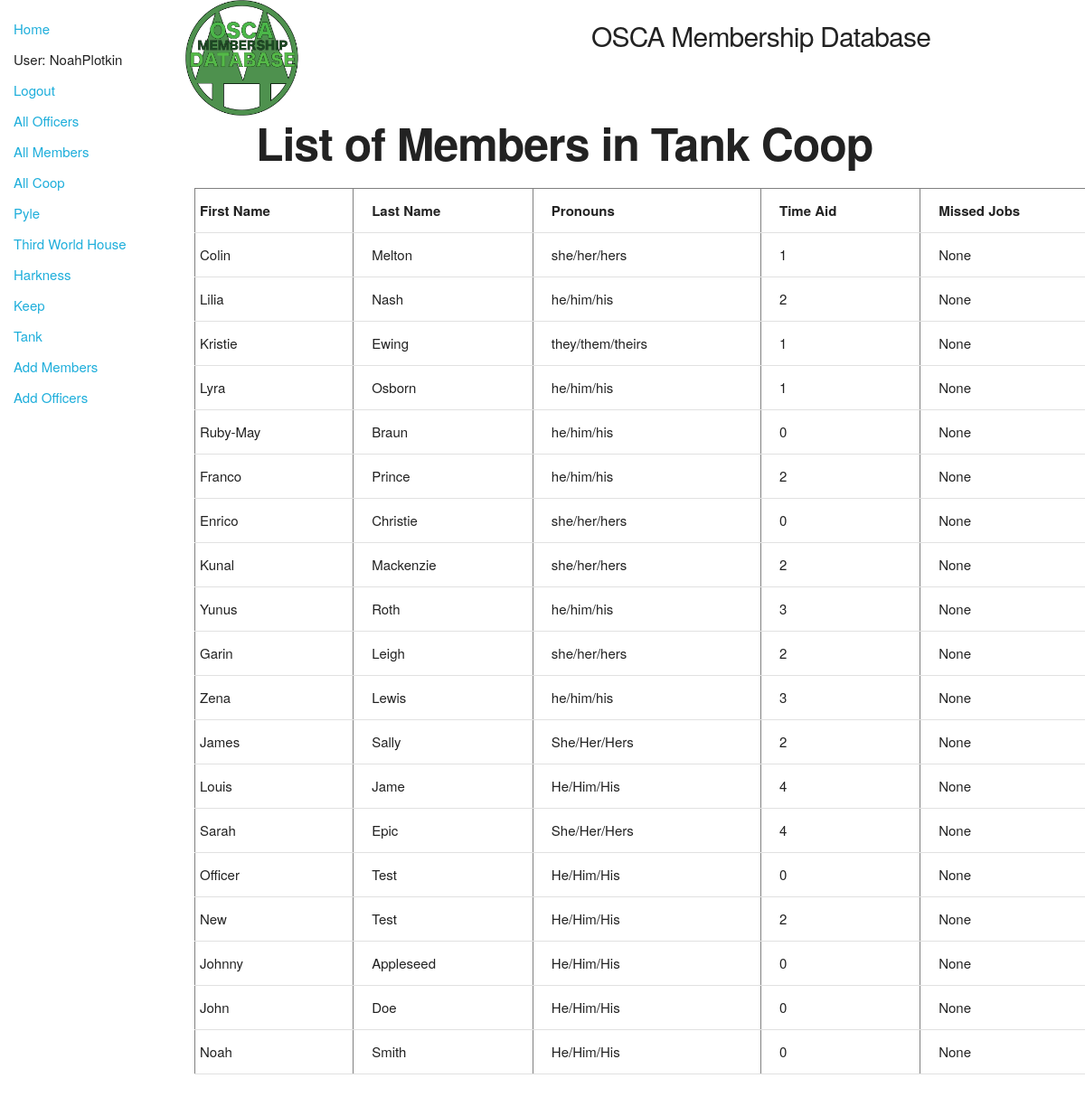
/catalog/tankmenu/tankmembers (signed in), run on the app's committed database.
### catalog/models.py (models this page shows, shortened)
class Member(models.Model):
    id = models.AutoField(primary_key=True)
    first_name = models.CharField(max_length=30)
    last_name = models.CharField(max_length=50)
    preferred_name = models.CharField(max_length=100, null=True, blank = True)
    tnumber = models.IntegerField()
    coop = models.ForeignKey('Coop', on_delete=models.SET_NULL, null=True)
    email = models.EmailField(null = True, blank = True)
    pronouns = models.CharField(max_length=20)
    time_aid = models.IntegerField()
    missed_jobes = models.IntegerField(null = True, blank = True)

### catalog/views.py (the view)
# urls.py: path('tankmenu/tankmembers',views.memberstank,name=';tank-members;'),
def memberstank(request):
    tankmembers= Member.objects.select_related("coop").filter(coop_id__exact=TANK)
    context={
        'tankmembers': tankmembers
    }
    return render(request,'memberstank.html',context=context)

### catalog/templates/memberstank.html (shortened to what this page needs)
{% extends "base_generic.html" %}
{% block content %}
<div class="row">
    <div class="two columns">
      {% load static %}
      <img src="{% static 'images/twinpines.png' %}" width="128" height="128" alt="Our Logo">
    </div>
    <div class="five columns" style="margin-top:2%">
      <h4>OSCA Membership Database</h4>
    </div>
  </div>
  <h1 style="padding-left: 7%; font-weight: bold">List of Members in Tank Coop</h1>
    <table border="1" width="1000">
        <tr>
            <td><div class="title">First Name</div></td>
            <td><div class="title">Last Name</div></td>
            <td><div class="title">Pronouns</div></td>
            <td><div class="title">Time Aid</div></td>
            <td><div class="title">Missed Jobs</div></td>
        </tr>
        {% for members in tankmembers %}
        <tr>
            <td><div class="columns" >{{ members.first_name}}</div></td>
            <td><div class="columns" >{{ members.last_name}}</div></td>
            <td><div class="columns" >{{ members.pronouns}}</div></td>
            <td><div class="columns" >{{ members.time_aid}}</div></td>
            <td><div class="columns" >{{ members.missed_jobes}}</div></td>
        </tr>
        {% endfor %}
    </table>
  {% endblock %}

### catalog/templates/base_generic.html (shortened to what this page needs)
<!DOCTYPE html>
<html lang="en">
<head>
  <link rel="stylesheet" href="https://cdn.jsdelivr.net/npm/bootstrap@4.5.3/dist/css/bootstrap.min.css">
  {% load static %}
  <link rel="stylesheet" href="{% static 'css/styles.css' %}">
  {% load static %}
  <link rel="stylesheet" href="{% static 'css/skeleton.css' %}">
</head>
<body>
  <div class="container-fluid">
    <div class="row">
      <div class="col-sm-2">
      {% block sidebar %}
        <ul class="sidebar-nav">
          <li><a href="{% url 'index' %}">Home</a></li>
          {% if user.is_authenticated %}
            <li>User: {{ user.get_username }}</li>
            <li><a href="{% url 'logout'%}?next={{request.path}}">Logout</a></li>
          {% else %}
            <li><a href="{% url 'login'%}?next={{request.path}}">Login</a></li>
          {% endif %}
          {% if perms.catalog.add_officer %}
            <li><a href="{% url 'all-officers' %}">All Officers</a></li>
            <li><a href="{% url 'all-members' %}">All Members</a></li>
          {% endif %}
          <li><a href="{% url 'all-coops' %}">All Coop</a></li>
          <li><a href="{% url 'pyle-menu'%}">Pyle</a></li>
          <li><a href="{% url 'twc-menu'%}">Third World House</a></li>
          <li><a href="{% url 'harkness-menu'%}">Harkness</a></li>
          <li><a href="{% url 'keep-menu'%}">Keep</a></li>
          <li><a href="{% url 'tank-menu'%}">Tank</a></li>
          {% if perms.catalog.add_officer %}
            <li><a href="{% url 'member-create' %}">Add Members</a></a></li>
            <li><a href="{% url 'officer-create' %}">Add Officers</a></a></li>
          {% endif %}
        </ul>
     {% endblock %}
      </div>
      <div class="col-sm-10 ">{% block content %}{% endblock %}</div>
    </div>
  </div>
</body>
</html>

### catalog/templates/static/css/styles.css (style rules this page uses)
.sidebar-nav { margin-top: 20px; padding: 0; list-style: none; }

### catalog/templates/static/css/skeleton.css (style rules this page uses)
.column, .columns { width: 100%; float: left; box-sizing: border-box; }
@media (min-width: 550px) { .column, .columns { margin-left: 4%; } }
@media (min-width: 550px) { .column:first-child, .columns:first-child { margin-left: 0; } }
@media (min-width: 550px) { .two.columns { width: 13.3333333333%; } }
@media (min-width: 550px) { .five.columns { width: 39.3333333333%; } }
html { font-size: 62.5%; }
body { font-size: 1.5em; line-height: 1.6; font-weight: 400; font-family: "Raleway", "HelveticaNeue", "Helvetica Neue", Helvetica, Arial, sans-serif; color: #222; }
h1, h2, h3, h4, h5, h6 { margin-top: 0; margin-bottom: 2rem; font-weight: 300; }
h1 { font-size: 4.0rem; line-height: 1.2; letter-spacing: -.1rem; }
h4 { font-size: 2.4rem; line-height: 1.35; letter-spacing: -.08rem; }
@media (min-width: 550px) { h1 { font-size: 5.0rem; } }
@media (min-width: 550px) { h4 { font-size: 3.0rem; } }
a { color: #1EAEDB; }
ul { list-style: circle inside; }
ol, ul { padding-left: 0; margin-top: 0; }
li { margin-bottom: 1rem; }
th, td { padding: 12px 15px; text-align: left; border-bottom: 1px solid #E1E1E1; }
th:first-child, td:first-child { padding-left: 0; }
th:last-child, td:last-child { padding-right: 0; }
pre, blockquote, dl, figure, table, p, ul, ol, form { margin-bottom: 2.5rem; }
.container:after, .row:after, .u-cf { content: ""; display: table; clear: both; }

### catalog/templates/memberstank.html (style rules this page uses)
.columns { white-space: nowrap; overflow: hidden; text-overflow:ellipsis; margin:0 auto; padding-left:5px }
.title { white-space: nowrap; overflow: hidden; text-overflow:ellipsis; margin:0 auto; padding-left:5px; font-weight: bold }

### data on the page
Member: first_name "Colin", last_name "Melton", pronouns "she/her/hers", time_aid "1", missed_jobes "None"
Member: first_name "Lilia", last_name "Nash", pronouns "he/him/his", time_aid "2", missed_jobes "None"
Member: first_name "Kristie", last_name "Ewing", pronouns "they/them/theirs", time_aid "1", missed_jobes "None"
Member: first_name "Lyra", last_name "Osborn", pronouns "he/him/his", time_aid "1", missed_jobes "None"
Member: first_name "Ruby-May", last_name "Braun", pronouns "he/him/his", time_aid "0", missed_jobes "None"
Member: first_name "Franco", last_name "Prince", pronouns "he/him/his", time_aid "2", missed_jobes "None"
Member: first_name "Enrico", last_name "Christie", pronouns "she/her/hers", time_aid "0", missed_jobes "None"
Member: first_name "Kunal", last_name "Mackenzie", pronouns "she/her/hers", time_aid "2", missed_jobes "None"
Member: first_name "Yunus", last_name "Roth", pronouns "he/him/his", time_aid "3", missed_jobes "None"
Member: first_name "Garin", last_name "Leigh", pronouns "she/her/hers", time_aid "2", missed_jobes "None"
Member: first_name "Zena", last_name "Lewis", pronouns "he/him/his", time_aid "3", missed_jobes "None"
Member: first_name "James", last_name "Sally", pronouns "She/Her/Hers", time_aid "2", missed_jobes "None"
Member: first_name "Louis", last_name "Jame", pronouns "He/Him/His", time_aid "4", missed_jobes "None"
Member: first_name "Sarah", last_name "Epic", pronouns "She/Her/Hers", time_aid "4", missed_jobes "None"
Member: first_name "Officer", last_name "Test", pronouns "He/Him/His", time_aid "0", missed_jobes "None"
Member: first_name "New", last_name "Test", pronouns "He/Him/His", time_aid "2", missed_jobes "None"
Member: first_name "Johnny", last_name "Appleseed", pronouns "He/Him/His", time_aid "0", missed_jobes "None"
Member: first_name "John", last_name "Doe", pronouns "He/Him/His", time_aid "0", missed_jobes "None"
Member: first_name "Noah", last_name "Smith", pronouns "He/Him/His", time_aid "0", missed_jobes "None"

### other printed values
{{ user.get_username }} "NoahPlotkin"
